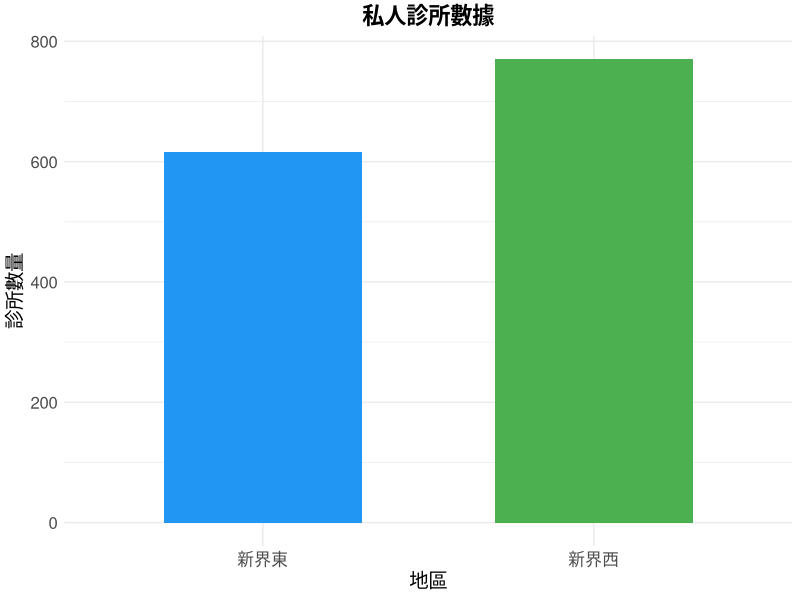
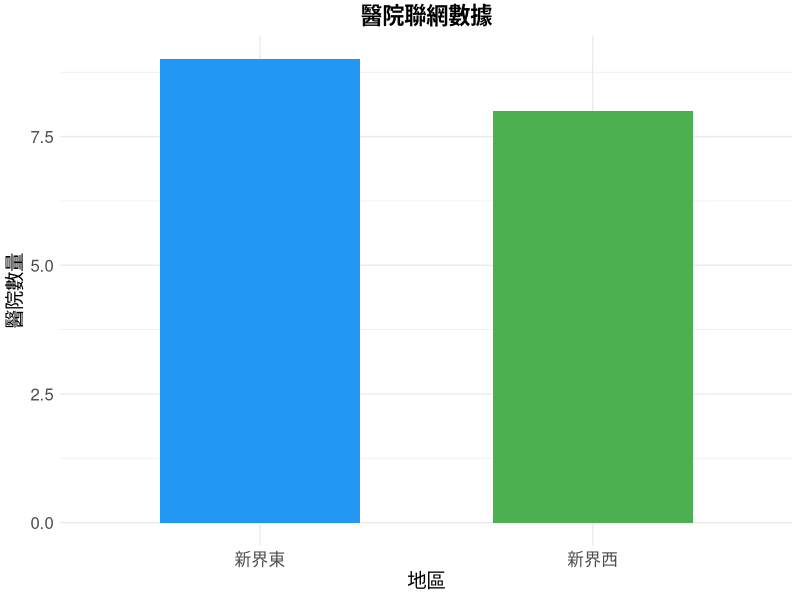

Write R code to recreate these figures, in order.
# 安裝所需的套件（如果尚未安裝）
if (!require(ggplot2)) install.packages("ggplot2")

# 加載 ggplot2 套件
library(ggplot2)

# **私人診所數據**
private_clinics <- data.frame(
  Region = c("新界西", "新界東"),
  Count = c(770, 616)
)

# 繪製私人診所數據柱狀圖
private_clinics_plot <- ggplot(private_clinics, aes(x = Region, y = Count, fill = Region)) +
  geom_bar(stat = "identity", width = 0.6) +
  labs(
    title = "私人診所數據",
    x = "地區",
    y = "診所數量",
    fill = "地區"
  ) +
  theme_minimal() +
  theme(
    plot.title = element_text(hjust = 0.5, size = 16, face = "bold"),
    axis.title.x = element_text(size = 14),
    axis.title.y = element_text(size = 14),
    axis.text = element_text(size = 12),
    legend.position = "none"
  ) +
  scale_fill_manual(values = c("新界西" = "#4CAF50", "新界東" = "#2196F3"))

# 顯示私人診所數據圖
print(private_clinics_plot)

# **醫院聯網數據**
hospital_network <- data.frame(
  Region = c("新界西", "新界東"),
  Count = c(8, 9)
)

# 繪製醫院聯網數據柱狀圖
hospital_network_plot <- ggplot(hospital_network, aes(x = Region, y = Count, fill = Region)) +
  geom_bar(stat = "identity", width = 0.6) +
  labs(
    title = "醫院聯網數據",
    x = "地區",
    y = "醫院數量",
    fill = "地區"
  ) +
  theme_minimal() +
  theme(
    plot.title = element_text(hjust = 0.5, size = 16, face = "bold"),
    axis.title.x = element_text(size = 14),
    axis.title.y = element_text(size = 14),
    axis.text = element_text(size = 12),
    legend.position = "none"
  ) +
  scale_fill_manual(values = c("新界西" = "#4CAF50", "新界東" = "#2196F3"))

# 顯示醫院聯網數據圖
print(hospital_network_plot)